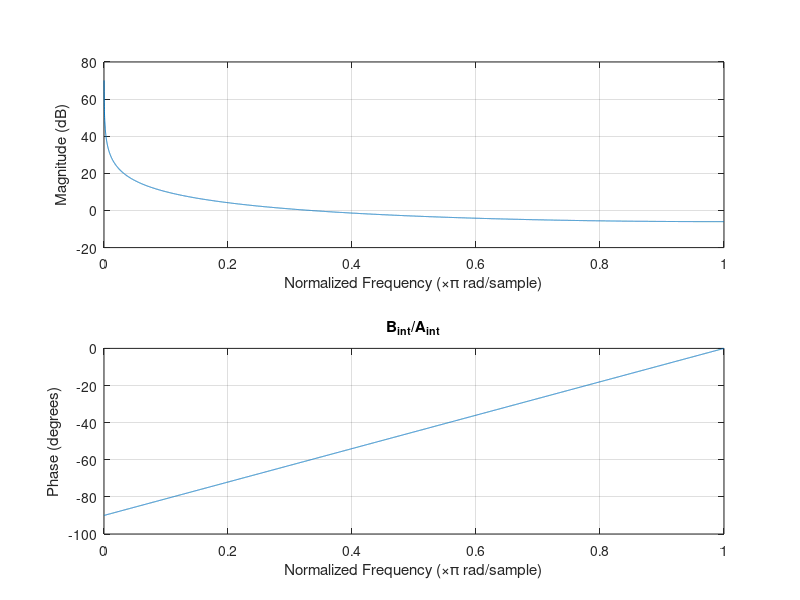
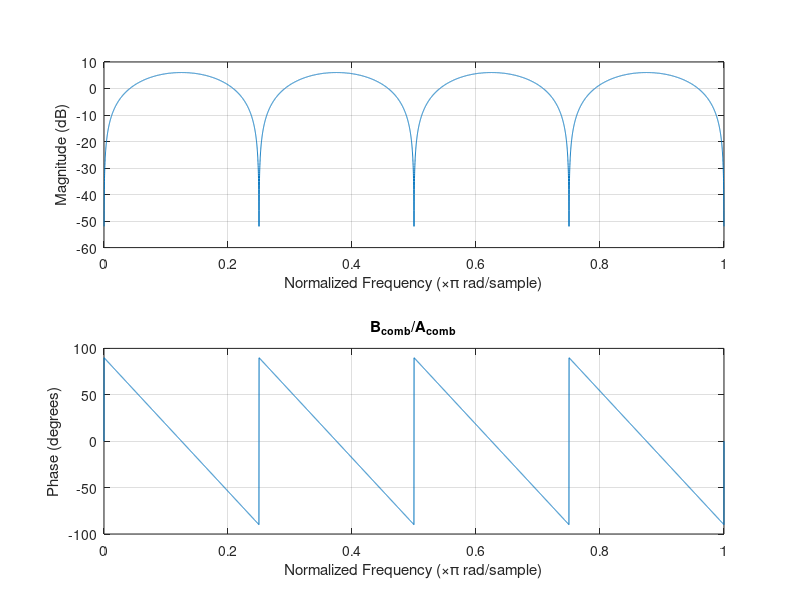
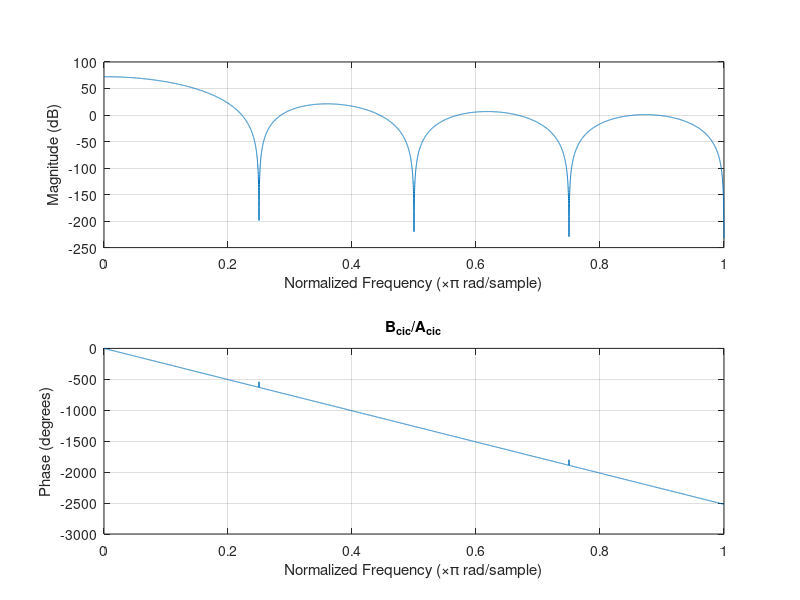
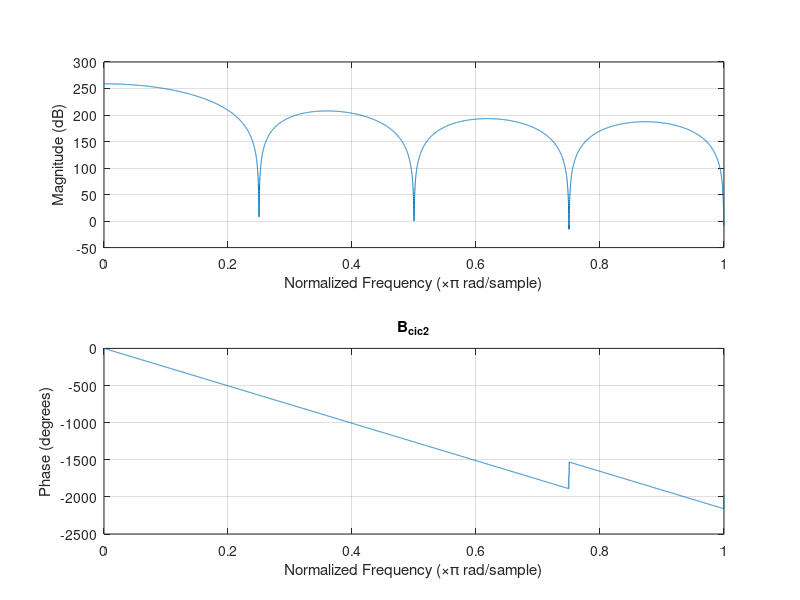

Write MATLAB code to recreate these figures, in order.
% CIC Filters
clear all;close all;clc;

% Building Blocks

%% Integrator
B_int = [1];
A_int = [1 -1];
K = 1e4;
figure('name', 'B_int, A_int');
freqz(B_int,A_int,K);
title('B_{int}/A_{int}');

%% Comb
R = 8;
M = 1;
B_comb = [1 zeros(1,R*M-1) -1];
A_comb = [1];
K = 1e4;
figure('name','B_comb/A_comb');
freqz(B_comb,A_comb,K);
title('B_{comb}/A_{comb}');

%% Combination
K = 1e4;
% The number of cascaded integrator and comb stages (N of each!):
N = 3;
% NOTE: since this script does not explicitly handle overflow, increasing
% N can very quickly result in numerically unstable results.
B_cic = conv(B_int, B_comb);
A_cic = conv(A_int, A_comb);
B_cic2 = ones(1,R*M);
A_cic2 = [1];

% Exponentiate polynomials
for n = 2:N
    B_cic = conv(B_cic, B_cic);
    A_cic = conv(A_cic, A_cic);
    B_cic2 = conv(B_cic2, B_cic2);
end
B_cic2 = round(B_cic2*power(2,31)-1); % fixed-point coeffs

% B_cic2 = B_cic2/2^12; % Normalize to 1 for N = 3
figure('name', 'B_cic, A_cic');
freqz(B_cic,A_cic,K);
title('B_{cic}/A_{cic}');

figure('name', 'B_cic2');
freqz(B_cic2,A_cic2,K);
title('B_{cic2}');

figure('name', 'B_int/A_int')
zplane(B_int,A_int);
title('B_{int}/A_{int}');

figure('name', 'B_comb/A_comb')
zplane(B_comb,A_comb);
title('B_{comb}/A_{comb}');

figure('name', 'B_cic');
zplane(B_cic);
title('B_{cic}');

figure('name', 'A_cic');
zplane(A_cic);
title('A_{cic}');

figure('name', 'B_cic/A_cic');
zplane(B_cic,A_cic);
title('B_{cic}/A_{cic}');

figure('name', 'B_cic2');
zplane(B_cic2);
title('B_{cic2}');